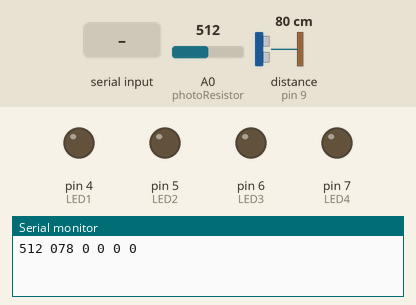
Bench run of a sketch on a simulated Arduino Uno, built with avr-gcc and run on an emulated ATmega328P. On the bench: output pins drawn as LEDs (lit = HIGH), the last lines printed to the serial monitor. Wiring (inferred from the names in the program): ultrasonic range finder: trigger pin 10; echo pin 9. Inputs (shaded band) come from the test bench; at power-on: A0 (photoResistor) = 512, distance to the obstacle (sensor on pin 9) 80 cm. The echo pulse lasts 58.3 µs per cm; pins used as bus, display or sensor lines are not drawn.

Above: at 1.2 s.
1.3 s: "1" received over Serial
At 10.4 s:
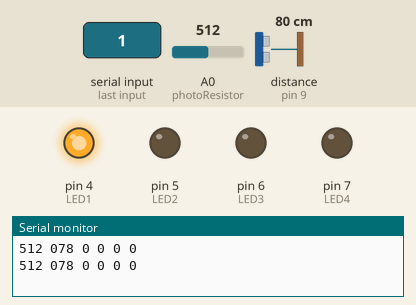
11.5 s: "2" received over Serial
At 20.6 s:
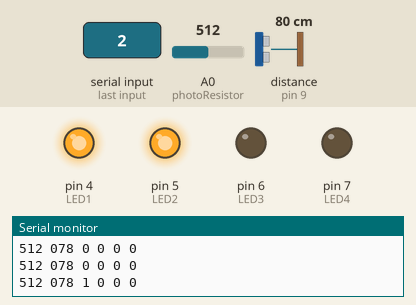
21.5 s: "3" received over Serial
At 30.9 s:
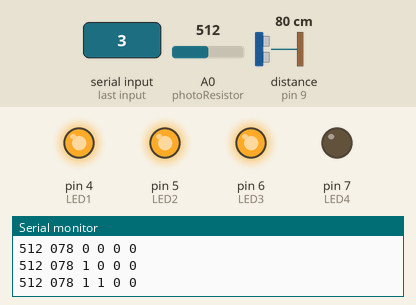
31.5 s: "4" received over Serial
At 41.0 s:
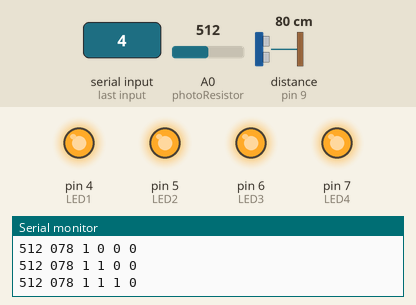
41.5 s: "1" received over Serial
At 51.2 s:
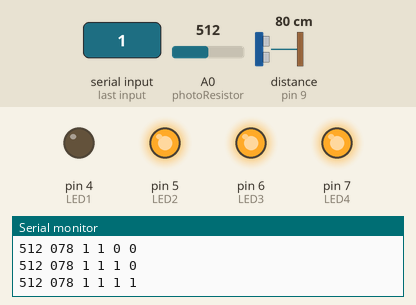
51.5 s: "0" received over Serial
At 60.3 s:
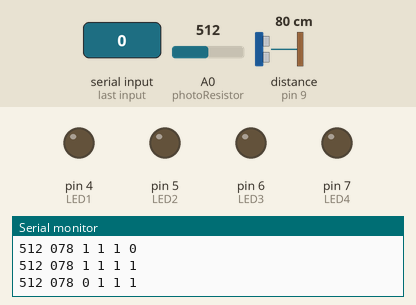
Timing chart, 0 to 61.8 s (numbered marks = the images above; inputs shaded):
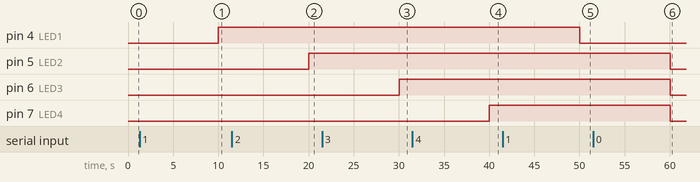

The sketch:

smart_home_lighting.ino
```cpp
int LED1 = 4;
int LED2 = 5;
int LED3 = 6;
int LED4 = 7;
int trigPin = 10;    // Trigger
int echoPin = 9;    // Echo
char buffer[30];
int diningRoom, kitchen, bedRoom, livingRoom;
long duration, cm, inches;
int photoResistor = A0;
int analogValue = 0;
int datafromUser = 0;

void setup() {
  Serial.begin(9600);
  pinMode(LED1, OUTPUT);
  pinMode(LED2, OUTPUT);
  pinMode(LED3, OUTPUT);
  pinMode(LED4, OUTPUT);
  pinMode(trigPin, OUTPUT);
  pinMode(echoPin, INPUT);
}

void loop() {
  analogValue = analogRead(photoResistor);
  digitalWrite(trigPin, LOW);
  delayMicroseconds(5);
  digitalWrite(trigPin, HIGH);
  delayMicroseconds(10);
  digitalWrite(trigPin, LOW);
  duration = pulseIn(echoPin, HIGH);
  cm = duration*0.034/2;
  livingRoom = digitalRead(LED1);
  bedRoom = digitalRead(LED2);
  kitchen = digitalRead(LED3);
  diningRoom = digitalRead(LED4);
  sprintf(buffer,"%03d %03ld %d %d %d %d", analogValue, cm, livingRoom, bedRoom, kitchen, diningRoom);
  if(Serial.available() > 0){
    datafromUser = Serial.read();
    if(datafromUser == '1'){
      digitalWrite(LED1, !digitalRead(LED1));
    }
    if(datafromUser == '2'){
      digitalWrite(LED2, !digitalRead(LED2));
    }
    if(datafromUser == '3'){
      digitalWrite(LED3, !digitalRead(LED3));
    }
    if(datafromUser == '4'){
      digitalWrite(LED4, !digitalRead(LED4));
    }
    if(datafromUser == '0'){
      digitalWrite(LED1, LOW);
      digitalWrite(LED2, LOW);
      digitalWrite(LED3, LOW);
      digitalWrite(LED4, LOW);
    }
    if(datafromUser == '5'){
      digitalWrite(LED1, HIGH);
      digitalWrite(LED2, HIGH);
      digitalWrite(LED3, HIGH);
      digitalWrite(LED4, HIGH);
    }
  }
  Serial.println(buffer);
  delay(10000);
}
```

Measured:
- after the input at 1.3 s, pin 4 (LED1): LOW → HIGH after 8.7 s
- after the input at 11.5 s, pin 5 (LED2): LOW → HIGH after 8.5 s
- after the input at 21.5 s, pin 6 (LED3): LOW → HIGH after 8.5 s
- after the input at 31.5 s, pin 7 (LED4): LOW → HIGH after 8.5 s
- after the input at 41.5 s, pin 4 (LED1): HIGH → LOW after 8.5 s
- after the input at 51.5 s, pin 5 (LED2), pin 6 (LED3), pin 7 (LED4): HIGH → LOW after 8.5 s
